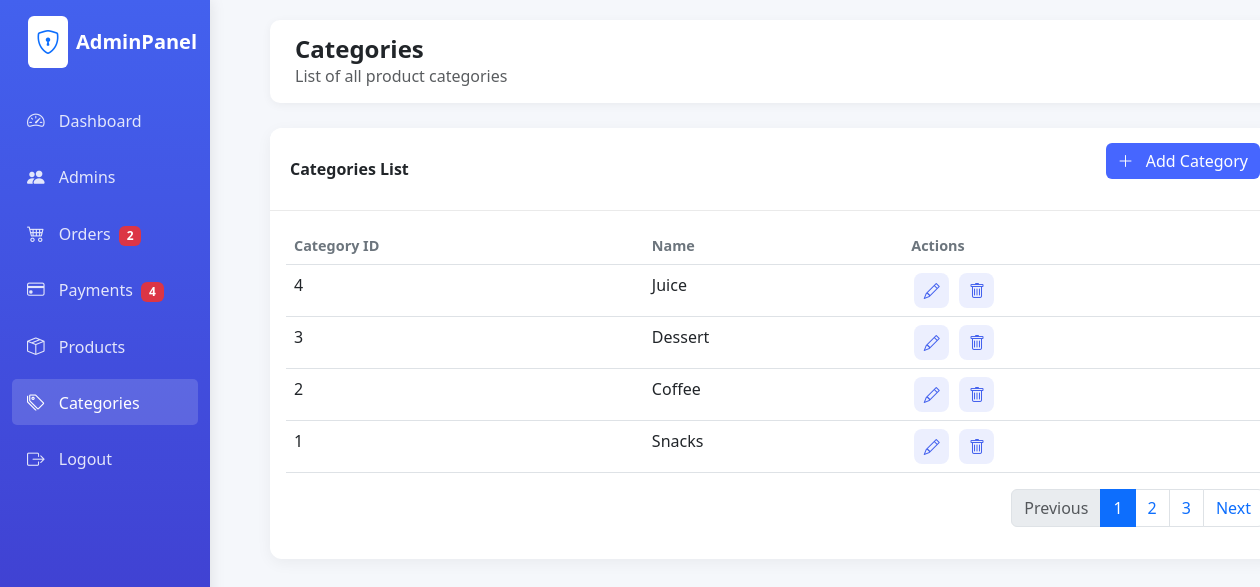
Screenshot of /admin/categories.php (signed in) with the database file from the repository.
### tables this page shows
CREATE TABLE `category` (
  `Category_ID` int(11) NOT NULL,
  `Category_Name` varchar(100) NOT NULL
);

### admin/sidebar_counts.php (called while the page is built, shortened)
<?php
$pendingProcessingCount = 0;
$unpaidPayments = 0;
?>

### admin/categories.php (the view, shortened to what this page needs)
<?php
include 'sidebar_counts.php';
$categories = [];
try {
    $db = new database();
    $conn = $db->opencon();
    $stmt = $conn->prepare("SELECT * FROM category ORDER BY Category_ID DESC");
    $stmt->execute();
    $categories = $stmt->fetchAll(PDO::FETCH_ASSOC);
} catch (PDOException $e) {
    $error = "Database Error: " . $e->getMessage();
}
?>
<!DOCTYPE html>
<html lang="en">
<head>
    <link href="https://cdn.jsdelivr.net/npm/bootstrap@5.3.0/dist/css/bootstrap.min.css" rel="stylesheet">
    <link rel="stylesheet" href="https://cdn.jsdelivr.net/npm/bootstrap-icons@1.10.0/font/bootstrap-icons.css">
    <link rel="stylesheet" href="assets/css/style.css">
</head>
<body class="dashboard-page">
    <div class="container-fluid">
        <div class="row">
            <div class="col-md-2 col-lg-2 d-md-block sidebar collapse">
                <div class="pt-3">
                    <div class="d-flex align-items-center mb-4 px-3">
                        <div class="bg-white p-2 rounded me-2">
                            <i class="bi bi-shield-lock text-primary fs-4"></i>
                        </div>
                        <div class="logo-text fw-bold fs-5">AdminPanel</div>
                    </div>
                    <ul class="nav flex-column">
                        <li class="nav-item">
                            <a class="nav-link" href="index.php">
                                <i class="bi bi-speedometer2"></i>
                                <span>Dashboard</span>
                            </a>
                        </li>
                        <li class="nav-item">
                            <a class="nav-link" href="admins.php">
                                <i class="bi bi-people-fill"></i>
                                <span>Admins</span>
                            </a>
                        </li>
                        <li class="nav-item">
                            <a class="nav-link" href="orders.php">
                                <i class="bi bi-cart4"></i>
                                <span>Orders</span>
                                <?php if ($pendingProcessingCount > 0): ?>
                                    <span class="badge bg-danger ms-1"><?= $pendingProcessingCount ?></span>
                                <?php endif; ?>
                            </a>
                        </li>
                        <li class="nav-item">
                            <a class="nav-link" href="payments.php">
                                <i class="bi bi-credit-card"></i>
                                <span>Payments</span>
                                <?php if ($unpaidPayments > 0): ?>
                                    <span class="badge bg-danger ms-1"><?= $unpaidPayments ?></span>
                                <?php endif; ?>
                            </a>
                        </li>
                        <li class="nav-item">
                            <a class="nav-link" href="products.php">
                                <i class="bi bi-box-seam"></i>
                                <span>Products</span>
                            </a>
                        </li>
                        <li class="nav-item">
                            <a class="nav-link active" href="categories.php">
                                <i class="bi bi-tags"></i>
                                <span>Categories</span>
                            </a>
                        </li>
                        <li class="nav-item">
                            <a class="nav-link" href="logout.php">
                                <i class="bi bi-box-arrow-right"></i>
                                <span>Logout</span>
                            </a>
                        </li>
                    </ul>
                </div>
            </div>
            <div class="col-md-10 col-lg-10 main-content">
                <div class="header d-flex justify-content-between align-items-center">
                    <div>
                        <h4 class="mb-0 fw-bold">Categories</h4>
                        <p class="mb-0 text-muted">List of all product categories</p>
                    </div>
                </div>
                <div class="card">
                    <div class="card-header d-flex justify-content-between align-items-center">
                        <span>Categories List</span>
                        <button class="btn btn-primary mb-3" data-bs-toggle="modal" data-bs-target="#addCategoryModal">
                            <i class="bi bi-plus-lg me-2"></i> Add Category
                        </button>
                    </div>
                    <div class="card-body">
                        <div class="table-responsive">
                            <table class="table table-hover">
                                <thead>
                                    <tr>
                                        <th>Category ID</th>
                                        <th>Name</th>
                                        <th>Actions</th>
                                    </tr>
                                </thead>
                                <tbody>
                                    <?php foreach ($categories as $category): ?>
                                    <tr>
                                        <td><?= htmlspecialchars($category['Category_ID']) ?></td>
                                        <td><?= htmlspecialchars($category['Category_Name']) ?></td>
                                        <td>
                                            <a href="#"
                                               class="action-btn edit-category-btn"
                                               data-category-id="<?= htmlspecialchars($category['Category_ID']) ?>"
                                               data-category-name="<?= htmlspecialchars($category['Category_Name']) ?>">
                                                <i class="bi bi-pencil"></i>
                                            </a>
                                            <a href="#"
                                               class="action-btn delete-category-btn"
                                               data-category-id="<?= htmlspecialchars($category['Category_ID']) ?>">
                                                <i class="bi bi-trash"></i>
                                            </a>
                                        </td>
                                    </tr>
                                    <?php endforeach; ?>
                                </tbody>
                            </table>
                        </div>
                        <nav>
                            <ul class="pagination justify-content-end">
                                <li class="page-item disabled">
                                    <a class="page-link" href="#" tabindex="-1">Previous</a>
                                </li>
                                <li class="page-item active"><a class="page-link" href="#">1</a></li>
                                <li class="page-item"><a class="page-link" href="#">2</a></li>
                                <li class="page-item"><a class="page-link" href="#">3</a></li>
                                <li class="page-item">
                                    <a class="page-link" href="#">Next</a>
                                </li>
                            </ul>
                        </nav>
                    </div>
                </div>
            </div>
        </div>
    </div>
</body>
</html>

### admin/assets/css/style.css (style rules this page uses)
:root { --primary-color: #4361ee; --secondary-color: #3f37c9; --light-bg: #f8f9fa; --dark-text: #212529; --success-color: #4cc9f0; --warning-color: #f72585; }
.dashboard-page { background-color: #f5f7fb; font-family: 'Segoe UI', Tahoma, Geneva, Verdana, sans-serif; }
.sidebar { background: linear-gradient(180deg, var(--primary-color), var(--secondary-color)); color: white; height: 100vh; position: fixed; box-shadow: 0 0 15px rgba(0,0,0,0.1); }
.sidebar .nav-link { color: rgba(255,255,255,0.85); border-radius: 5px; margin: 5px 0; padding: 10px 15px; transition: all 0.3s; }
.sidebar .nav-link:hover, .sidebar .nav-link.active { background: rgba(255,255,255,0.15); color: white; }
.sidebar .nav-link i { margin-right: 10px; font-size: 1.1rem; }
.main-content { margin-left: 250px; padding: 20px; }
.header { background: white; padding: 15px 25px; border-radius: 10px; box-shadow: 0 2px 10px rgba(0,0,0,0.05); margin-bottom: 25px; }
.card { border: none; border-radius: 12px; box-shadow: 0 4px 15px rgba(0,0,0,0.05); margin-bottom: 25px; transition: transform 0.3s; }
.card-header { background-color: white; border-bottom: 1px solid #eaeaea; padding: 15px 20px; border-radius: 12px 12px 0 0 !important; font-weight: 600; }
.btn-primary { background: #4666FF; border: none; font-weight: 500; font-size: 1rem; transition: background 0.2s; }
.table th { font-weight: 600; color: #6c757d; font-size: 0.9rem; }
.action-btn { width: 35px; height: 35px; display: inline-flex; align-items: center; justify-content: center; border-radius: 8px; background: rgba(67, 97, 238, 0.1); color: var(--primary-color); margin: 0 3px; transition: all 0.3s; }
:root { --primary-color: #4361ee; --secondary-color: #3f37c9; --light-bg: #f8f9fa; --dark-text: #212529; }

### rows the page displays
category: Category_ID "4", Category_Name "Juice"
category: Category_ID "3", Category_Name "Dessert"
category: Category_ID "2", Category_Name "Coffee"
category: Category_ID "1", Category_Name "Snacks"

### other values shown
$pendingProcessingCount "2"
$unpaidPayments "4"
